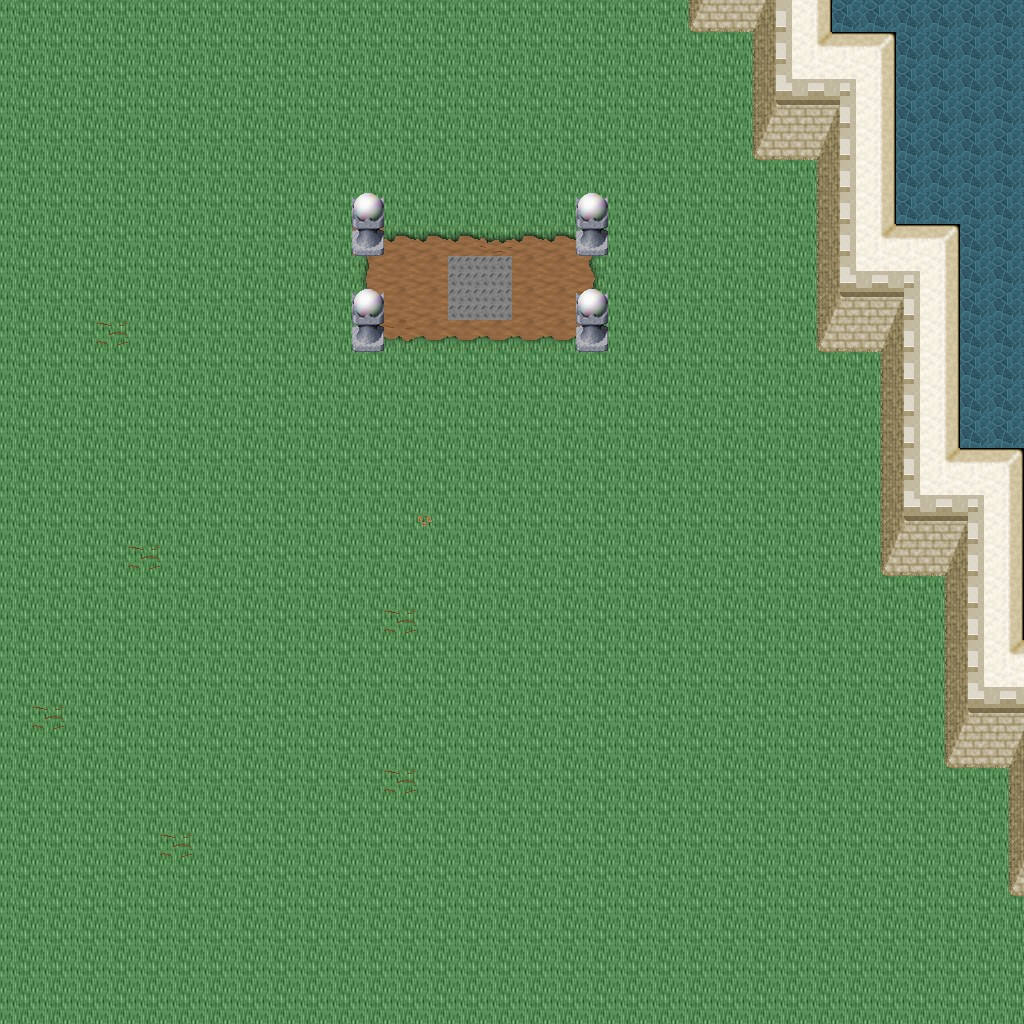

Rendered tile map (Tiled .tmx) drawn with the repository's tilesets; below, a short description and the map source with its tile grids summarised:
An orthogonal 32x32 tile map with 32x32 px tiles, 5 tile layers (Ground, Objects, Objects2, Above, ...), 1 hidden layer not drawn, 50 tilesets.

<map version="1.10" tiledversion="1.11.0" orientation="orthogonal" renderorder="right-down" width="32" height="32" tilewidth="32" tileheight="32" infinite="0" nextlayerid="11" nextobjectid="1">
 <tileset firstgid="1" name="ground_ground" tilewidth="32" tileheight="32" tilecount="33" columns="3">
  <image source="../drawable/ground_ground.png" width="96" height="352" />
 </tileset>
 <tileset firstgid="34" name="building_castle" tilewidth="32" tileheight="32" tilecount="320" columns="20">
  <image source="../drawable/building_castle.png" width="640" height="512" />
 </tileset>
 <tileset firstgid="354" name="furniture_carpet_carpets_2" tilewidth="32" tileheight="32" tilecount="20" columns="4">
  <image source="../drawable/furniture_carpet_carpets_2.png" width="128" height="160" />
 </tileset>
 <tileset firstgid="374" name="ground_indoor_tiles" tilewidth="32" tileheight="32" tilecount="8" columns="2">
  <image source="../drawable/ground_indoor_tiles.png" width="64" height="128" />
 </tileset>
 <tileset firstgid="382" name="building_entrance_int_iron_bars" tilewidth="32" tileheight="32" tilecount="12" columns="3">
  <image source="../drawable/building_entrance_int_iron_bars.png" width="96" height="128" />
 </tileset>
 <tileset firstgid="394" name="plant_bush_hedge" tilewidth="32" tileheight="32" tilecount="35" columns="5">
  <image source="../drawable/plant_bush_hedge.png" width="160" height="224" />
 </tileset>
 <tileset firstgid="429" name="building_church" tilewidth="32" tileheight="32" tilecount="56" columns="8">
  <image source="../drawable/building_church.png" width="256" height="224" />
 </tileset>
 <tileset firstgid="485" name="logic_collision" tilewidth="32" tileheight="32" tilecount="1" columns="1">
  <image source="../drawable/logic_collision.png" width="32" height="32" />
 </tileset>
 <tileset firstgid="486" name="logic_item_vegetable" tilewidth="32" tileheight="32" tilecount="16" columns="8">
  <image source="../drawable/logic_item_vegetable.png" width="256" height="64" />
 </tileset>
 <tileset firstgid="502" name="ground_rock_rocks" tilewidth="32" tileheight="32" tilecount="4" columns="2">
  <image source="../drawable/ground_rock_rocks.png" width="64" height="64" />
 </tileset>
 <tileset firstgid="506" name="item_corpse_huge_animal" tilewidth="32" tileheight="32" tilecount="16" columns="2">
  <image source="../drawable/item_corpse_huge_animal.png" width="64" height="256" />
 </tileset>
 <tileset firstgid="522" name="plant_tree_dead_tree_4" tilewidth="32" tileheight="32" tilecount="20" columns="4">
  <image source="../drawable/plant_tree_dead_tree_4.png" width="128" height="160" />
 </tileset>
 <tileset firstgid="542" name="logic_creature_undead" tilewidth="32" tileheight="32" tilecount="16" columns="8">
  <image source="../drawable/logic_creature_undead.png" width="256" height="64" />
 </tileset>
 <tileset firstgid="558" name="plant_tree_dead_tree_2" tilewidth="32" tileheight="32" tilecount="20" columns="4">
  <image source="../drawable/plant_tree_dead_tree_2.png" width="128" height="160" />
 </tileset>
 <tileset firstgid="578" name="item_gothic_headstone_2" tilewidth="32" tileheight="32" tilecount="3" columns="1">
  <image source="../drawable/item_gothic_headstone_2.png" width="32" height="96" />
 </tileset>
 <tileset firstgid="581" name="building_house_3" tilewidth="32" tileheight="32" tilecount="48" columns="6">
  <image source="../drawable/building_house_3.png" width="192" height="256" />
 </tileset>
 <tileset firstgid="629" name="object_scarecrow" tilewidth="32" tileheight="32" tilecount="2" columns="1">
  <image source="../drawable/object_scarecrow.png" width="32" height="64" />
 </tileset>
 <tileset firstgid="631" name="plant_tree_fall_trees" tilewidth="32" tileheight="32" tilecount="40" columns="8">
  <image source="../drawable/plant_tree_fall_trees.png" width="256" height="160" />
 </tileset>
 <tileset firstgid="671" name="logic_creature_undead_fallen" tilewidth="32" tileheight="32" tilecount="16" columns="8">
  <image source="../drawable/logic_creature_undead_fallen.png" width="256" height="64" />
 </tileset>
 <tileset firstgid="687" name="building_decoration_orbpedestal" tilewidth="32" tileheight="32" tilecount="2" columns="1">
  <image source="../drawable/building_decoration_orbpedestal.png" width="32" height="64" />
 </tileset>
 <tileset firstgid="689" name="ground_rock_rocks_3" tilewidth="32" tileheight="32" tilecount="16" columns="4">
  <image source="../drawable/ground_rock_rocks_3.png" width="128" height="128" />
 </tileset>
 <tileset firstgid="705" name="plant_tree_chestnut_tree" tilewidth="32" tileheight="32" tilecount="20" columns="4">
  <image source="../drawable/plant_tree_chestnut_tree.png" width="128" height="160" />
 </tileset>
 <tileset firstgid="725" name="plant_stump_hollow_logs" tilewidth="32" tileheight="32" tilecount="6" columns="3">
  <image source="../drawable/plant_stump_hollow_logs.png" width="96" height="64" />
 </tileset>
 <tileset firstgid="731" name="logic_creature_golem" tilewidth="32" tileheight="32" tilecount="4" columns="4">
  <image source="../drawable/logic_creature_golem.png" width="128" height="32" />
 </tileset>
 <tileset firstgid="735" name="ground_grass_edges" tilewidth="32" tileheight="32" tilecount="36" columns="12">
  <image source="../drawable/ground_grass_edges.png" width="384" height="96" />
 </tileset>
 <tileset firstgid="771" name="ground_grass_corners" tilewidth="32" tileheight="32" tilecount="24" columns="6">
  <image source="../drawable/ground_grass_corners.png" width="192" height="128" />
 </tileset>
 <tileset firstgid="795" name="ground_water_pool" tilewidth="32" tileheight="32" tilecount="72" columns="3">
  <image source="../drawable/ground_water_pool.png" width="96" height="768" />
 </tileset>
 <tileset firstgid="867" name="ground_earth_edges" tilewidth="32" tileheight="32" tilecount="18" columns="6">
  <image source="../drawable/ground_earth_edges.png" width="192" height="96" />
 </tileset>
 <tileset firstgid="885" name="logic_creature_ent" tilewidth="32" tileheight="32" tilecount="4" columns="4">
  <image source="../drawable/logic_creature_ent.png" width="128" height="32" />
 </tileset>
 <tileset firstgid="889" name="plant_leaves" tilewidth="32" tileheight="32" tilecount="8" columns="4">
  <image source="../drawable/plant_leaves.png" width="128" height="64" />
 </tileset>
 <tileset firstgid="897" name="object_well_hoist" tilewidth="32" tileheight="32" tilecount="9" columns="3">
  <image source="../drawable/object_well_hoist.png" width="96" height="96" />
 </tileset>
 <tileset firstgid="906" name="building_stairs_grey_stone_stairs_down" tilewidth="32" tileheight="32" tilecount="6" columns="3">
  <image source="../drawable/building_stairs_grey_stone_stairs_down.png" width="96" height="64" />
 </tileset>
 <tileset firstgid="912" name="ground_green_paving" tilewidth="32" tileheight="32" tilecount="18" columns="3">
  <image source="../drawable/ground_green_paving.png" width="96" height="192" />
 </tileset>
 <tileset firstgid="930" name="plant_tree_tree_darkgreen" tilewidth="32" tileheight="32" tilecount="88" columns="8">
  <image source="../drawable/plant_tree_tree_darkgreen.png" width="256" height="352" />
 </tileset>
 <tileset firstgid="1018" name="light_dim_light_7x5" tilewidth="32" tileheight="32" tilecount="35" columns="7">
  <image source="../drawable/light_dim_light_7x5.png" width="224" height="160" />
 </tileset>
 <tileset firstgid="1053" name="furniture_light_lamp_bronze" tilewidth="32" tileheight="32" tilecount="3" columns="1">
  <image source="../drawable/furniture_light_lamp_bronze.png" width="32" height="96" />
 </tileset>
 <tileset firstgid="1056" name="light_light_5x5" tilewidth="32" tileheight="32" tilecount="25" columns="5">
  <image source="../drawable/light_light_5x5.png" width="160" height="160" />
 </tileset>
 <tileset firstgid="1081" name="plant_tree_pine_tree" tilewidth="32" tileheight="32" tilecount="20" columns="4">
  <image source="../drawable/plant_tree_pine_tree.png" width="128" height="160" />
 </tileset>
 <tileset firstgid="1101" name="plant_tree_pine_tree_1" tilewidth="32" tileheight="32" tilecount="20" columns="4">
  <image source="../drawable/plant_tree_pine_tree_1.png" width="128" height="160" />
 </tileset>
 <tileset firstgid="1121" name="furniture_chair_bench_wooden" tilewidth="32" tileheight="32" tilecount="8" columns="2">
  <image source="../drawable/furniture_chair_bench_wooden.png" width="64" height="128" />
 </tileset>
 <tileset firstgid="1129" name="plant_flower_flowers_mixed" tilewidth="32" tileheight="32" tilecount="16" columns="4">
  <image source="../drawable/plant_flower_flowers_mixed.png" width="128" height="128" />
 </tileset>
 <tileset firstgid="1145" name="building_thatched_roof_cottage1" tilewidth="32" tileheight="32" tilecount="20" columns="4">
  <image source="../drawable/building_thatched_roof_cottage1.png" width="128" height="160" />
 </tileset>
 <tileset firstgid="1165" name="item_blood_floor_stain" tilewidth="32" tileheight="32" tilecount="1" columns="1">
  <image source="../drawable/item_blood_floor_stain.png" width="32" height="32" />
 </tileset>
 <tileset firstgid="1166" name="item_firewood" tilewidth="32" tileheight="32" tilecount="12" columns="3">
  <image source="../drawable/item_firewood.png" width="96" height="128" />
 </tileset>
 <tileset firstgid="1178" name="item_gothic_headstone_1" tilewidth="32" tileheight="32" tilecount="1" columns="1">
  <image source="../drawable/item_gothic_headstone_1.png" width="32" height="32" />
 </tileset>
 <tileset firstgid="1179" name="item_gothic_tiny_headstone" tilewidth="32" tileheight="32" tilecount="1" columns="1">
  <image source="../drawable/item_gothic_tiny_headstone.png" width="32" height="32" />
 </tileset>
 <tileset firstgid="1180" name="plant_mosses" tilewidth="32" tileheight="32" tilecount="16" columns="4">
  <image source="../drawable/plant_mosses.png" width="128" height="128" />
 </tileset>
 <tileset firstgid="1196" name="building_fence_wooden_brown_fence" tilewidth="32" tileheight="32" tilecount="42" columns="7">
  <image source="../drawable/building_fence_wooden_brown_fence.png" width="224" height="192" />
 </tileset>
 <tileset firstgid="1238" name="logic_creature_undead_skeleton" tilewidth="32" tileheight="32" tilecount="6" columns="6">
  <image source="../drawable/logic_creature_undead_skeleton.png" width="192" height="32" />
 </tileset>
 <tileset firstgid="1244" name="logic_creature_undead_specter" tilewidth="32" tileheight="32" tilecount="6" columns="6">
  <image source="../drawable/logic_creature_undead_specter.png" width="192" height="32" />
 </tileset>
 <layer id="1" name="Ground" width="32" height="32">
  <data>[1024 cells, 1024 non-empty, 5 distinct tile ids]</data>
 </layer>
 <layer id="2" name="Objects" width="32" height="32">
  <data>[1024 cells, 128 non-empty, 29 distinct tile ids]</data>
 </layer>
 <layer id="3" name="Objects2" width="32" height="32">
  <data>[1024 cells, 4 non-empty, 1 distinct tile ids]</data>
 </layer>
 <layer id="4" name="Above" width="32" height="32">
  <data>[1024 cells, 4 non-empty, 1 distinct tile ids]</data>
 </layer>
 <layer id="5" name="Above2" width="32" height="32">
  <data>[1024 cells, 0 non-empty, 0 distinct tile ids]</data>
 </layer>
 <layer id="6" name="Walkable" width="32" height="32" visible="0">
  <data>[1024 cells, 106 non-empty, 1 distinct tile ids]</data>
 </layer>
 <objectgroup id="7" name="Mapevents" />
 <objectgroup id="8" name="Spawn" />
 <objectgroup id="9" name="Keys" />
 <objectgroup id="10" name="Replace" />
</map>
